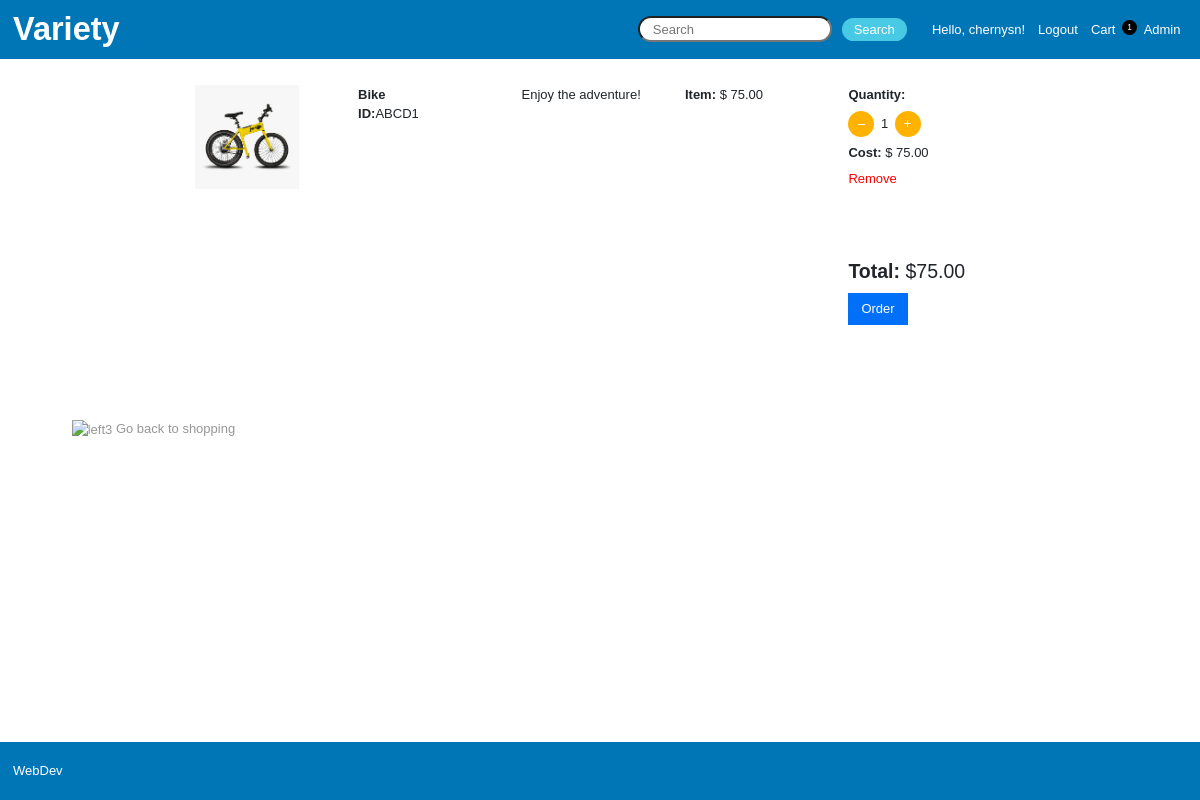
The app's page /cart (signed in) with its own data.
### new_shop/models.py (models this page shows, shortened)
class AddCart(models.Model):
    id = models.AutoField(auto_created=True, primary_key=True)
    quantity = models.IntegerField(default='0')
    product_id = models.ForeignKey(
        Product, on_delete=models.CASCADE, related_name='products', null=True)
    client = models.CharField(max_length=100, null=False)
    cart_objects = models.Manager()
    def total_price_per_item(self):
        total_price_per_item = self.quantity * self.product_id.price
        return total_price_per_item

class Product(models.Model):
    id = models.AutoField(auto_created=True, primary_key=True)
    name = models.CharField(max_length=500, null=False)
    description = models.CharField(max_length=500, null=False)
    calc_clicks = models.IntegerField(default='0')
    category_id = models.ManyToManyField(Category, related_name='categories')
    price = models.DecimalField(max_digits=100, decimal_places=2, null=False)
    on_sale = models.IntegerField(default=0,
                                  choices=[(i, i) for i in range(0, 101, 5)], null=False)
    image = models.ImageField(upload_to='uploads/')
    product_objects = models.Manager()

### new_shop/views.py (the view)
# urls.py: path('cart', views.cart, name='cart'),
def cart(request):
    all_categories = Category.category_objects.all()
    total_to_pay = 0
    my_cart = AddCart.cart_objects.all().order_by('-id')
    client = request.user
    my_cart = my_cart.filter(client=client)
    for item in my_cart:
        if item.product_id.on_sale > 0:
            total_per_item = item.discounted_price()
            total_to_pay = total_to_pay + total_per_item
        else:
            total_per_item = item.total_price_per_item()
            total_to_pay = total_to_pay + total_per_item
    return render(request, 'cart.html', {'all_categories': all_categories,  'my_cart': my_cart, 'total_to_pay': total_to_pay})

### new_shop/context_processors.py (called while the page is built)
def common_data(request):
    user = request.user
    num_items_cart = 0
    my_cart = AddCart.cart_objects.filter(client=user).order_by('-id')
    for item in my_cart:
        num_items_cart += item.quantity
    return {'num_items_cart': num_items_cart}

### new_shop/templates/cart.html (shortened to what this page needs)
{% extends 'index.html' %}
{% block body %}
<div class="central cart">
    <div class="cart-inner">
        <table>
            {% for item in my_cart %}
            <tr>
                <td>
                    <div class="cart-table-img"><img src=" {{item.product_id.image.url}}" alt="image">
                    </div>
                </td>
                <td>
                    <div><strong>{{item.product_id.name}}</strong></div>
                    <div><strong>ID:</strong>ABCD{{item.id}}</div>
                </td>
                <td class="hide">
                    <div>{{item.product_id.description}} </div>
                </td>
                <td>
                    <div><strong>Item:</strong> $
                        {{item.product_id.price}}</div>
                </td>
                <td>
                    <strong>Quantity:</strong>
                    <div style="display: flex; flex-direction: row; justify-content: flex-start; align-items: center; ">
                        <a href="{% url 'deduct_quantity' item.id %}">
                            <span class="m5 change-quantity" style="margin-right: 0.5em;">
                                &#8211; </span>
                        </a>
                        {{item.quantity}}
                        <a href="{% url 'add_quantity' item.id %}">
                            <span class="change-quantity m5" style="margin-left: 0.5em;">
                                &plus; </span>
                        </a>
                    </div>
                    <div>
                        <div><strong>Cost:</strong>
                            $ {{item.total_price_per_item|floatformat:2}}</div>
                    <div class="m5">
                        <a href="{% url 'delete_item' item.id %}" style="color: red;  text-decoration: none;">
                            Remove
                        </a>
                    </div>
                </td>
            </tr>
            {% endfor %}
            {% if my_cart %}
            <tr>
                <td></td>
                <td></td>
                <td class="hide"></td>
                <td></td>
                <td>
                    <div class="cart-total">
                        <div><strong>Total: </strong>
                            ${{total_to_pay|floatformat:2}}</div>
                        <div class="btn-order"> Order</div>
                    </div>
                </td>
            </tr>
            {% endif %}
        </table>
</div>
{% if my_cart %}
<div style="width: 90%; margin: 2em auto 3em auto;">
    <a href="{% url 'index' %}" style="color: #979797;"> <img width="20" height="20"
            src="https://img.icons8.com/android/24/979797/left3.png" alt="left3" /> Go back to shopping </a>
</div>
{% endif %}
</div>
{% endblock %}

### new_shop/templates/index.html (shortened to what this page needs)
{% load static %}
<!DOCTYPE html>
<html lang="en">
<head>
    <link rel="stylesheet" href="https://maxcdn.bootstrapcdn.com/bootstrap/4.0.0/css/bootstrap.min.css"
>
    <link rel="stylesheet" href="{% static 'css/nav-header-footer.css' %}">
    <link rel="stylesheet" href="{% static 'css/body.css' %}">
    <link rel="stylesheet" href="{% static 'css/admin.css' %}">
    <link rel="stylesheet" href="{% static 'css/cart.css' %}">
    <link rel="stylesheet" href="{% static 'css/login-registration.css' %}">
    <link rel="stylesheet" href="{% static 'css/product-card.css' %}">
    <link rel="stylesheet" href="{% static 'css/pricing-discounts.css' %}">
    <link rel="stylesheet" href="{% static 'css/product-details.css' %}">
    <link rel="stylesheet" href="{% static 'css/search-results.css' %}">
    <link rel="stylesheet" href="{% static 'css/media-queries.css' %}">
</head>
<body>
    <div class="header">
        <div class="left-bar">
            <div class="nav-brand">
                <a href="{% url 'index' %}"><b>Variety</b></a>
            </div>
        </div>
        <div class="nav-wrapper">
            <div class="central-bar">
                <span>
                    <form action="{% url 'search' %}" method="POST" class="right-bar-gap">
                        <input type="search" name="search" class="search-field" placeholder="Search" required
                            autocomplete="off">
                        <button type="submit"
                            style="width: 5em; height: 1.8em; border-radius: 1em; background-color: #48cae4; color: white; ">Search</button>
                    </form>
                </span>
            </div>
            <div class="right-bar">
                {% if not user.is_authenticated %}
                <a href="{% url 'login' %}" class="right-bar-gap">Login </a>
                <span style="display: flex; flex-direction: row;"><a href="{% url 'cart' %}"
                        class="right-bar-gap">Cart</a>
                    <div class="cart-num">{{num_items_cart}}</div>
                </span>
                {% else %}
                <span class="right-bar-gap nav-greet">Hello, {{user.username}}! </span>
                <a href="{% url 'logout' %}" class="right-bar-gap">Logout </a>
                <span style="display: flex; flex-direction: row;"><a href="{% url 'cart' %}"
                        class="right-bar-gap">Cart</a>
                    <div class="cart-num">{{num_items_cart}}</div>
                </span>
                {% endif %}
                {% if user.is_superuser %}
                <a href="{% url 'admin_manage' %}" class="right-bar-gap">Admin</a>
                {% endif %}
            </div>
        </div>
    </div>
    <div class="body">
        {% block body %}{% endblock body %}
    </div>
    <div class="footer">
        <a href="https://portfolio.chernysn.tech">WebDev</a>
    </div>
</body>
</html>

### new_shop/static/css/nav-header-footer.css (style rules this page uses)
html, body { margin: 0; padding: 0; width: 100%; font-size: 13px; font-family: Arial, Helvetica, sans-serif; min-height: 100vh; display: flex; flex-direction: column; }
.header, .footer { background-color: rgba(0, 118, 182); padding: 1em; width: 100%; height: 4.5em; box-sizing: border-box; color: white; display: flex; flex-direction: row; justify-content: space-between; align-items: center; }
.footer { margin: 2em 0 0 0; }
.header a, .footer a { text-decoration: none; color: white; }
.nav-wrapper { width: auto; display: flex; align-items: center; justify-content: flex-end; }
.left-bar { display: flex; flex-direction: row; align-items: center; }
.nav-brand { display: flex; flex-direction: row; align-items: center; font-size: 2.5em; }
.central-bar { width: auto; height: 100%; display: none; flex-direction: row; align-items: center; justify-content: flex-end; }
.search-field { width: calc(90% - 5em); height: 2em; border-radius: 1em; padding: 0 1em; margin: 0 0.5em; outline: none; }
.right-bar { display: flex; flex-direction: row; align-items: center; justify-content: flex-end; }
.right-bar-gap { margin: 0 0.5em; }
.cart-num { width: 1.8em; height: 1.8em; border-radius: 1em; color: white; background-color: black; display: flex; justify-content: center; align-items: center; font-size: 0.65em; }
.nav-greet { width: 100%; display: block; }
.nav-greet, .hide { display: none; }

### new_shop/static/css/body.css (style rules this page uses)
.body { flex: 1; }
.central { width: 100%; height: auto; display: flex; flex-direction: row; padding: 0 1em; }

### new_shop/static/css/cart.css (style rules this page uses)
.cart { display: flex; flex-direction: column; }
.cart-inner { display: flex; flex-direction: row; justify-content: space-around; width: 100%; padding: 0 0 0 0.5em; }
.cart-inner table { width: 100%; height: auto; margin: 2em 0 0 0; font-size: 0.85em; }
.cart-table-img { width: 4em; height: 4em; overflow: hidden; }
.cart-table-img img { width: 100%; height: auto; }
.cart-inner table tr td { height: 100%; vertical-align: top; padding: 0 0 1em 0; }
.cart-inner table tr td:nth-child(1) { width: 10%; display: none; }
.cart-inner table tr td:nth-child(2) { width: 20%; }
.cart-inner table tr td:nth-child(3) { width: 30%; }
.cart-inner table tr td:nth-child(4) { width: 28%; }
.cart-inner table tr td:nth-child(5) { width: 12%; }
.cart-total { width: 100%; margin: 1em auto; display: flex; flex-direction: column; align-items: flex-start; font-size: 1.2em; padding: 0; }
.btn-order { color: white; margin: 0.5em 0; cursor: pointer; border: none; font-weight: 400; background-color: rgb(1, 112, 248); padding: 0.5em 1em; width: auto; height: auto; font-size: 1rem; }
.change-quantity { width: 2em; height: 2em; border-radius: 1em; background-color: rgb(255, 179, 0); color: white; font-size: 1em; display: flex; justify-content: center; align-items: center; }
.m5 { margin: 0.5em auto; }
@media screen and (min-width: 1000px) { .cart-inner table { width: 70%; font-size: 1em; } }
@media screen and (min-width: 1000px) { .cart-total { padding: 1.5em 0; font-size: 1.5em; } }
@media screen and (min-width: 1000px) { .cart-table-img { width: 8em; height: 8em; overflow: hidden; } }
@media screen and (min-width: 1000px) { .cart-table-img img { width: 100%; height: auto; } }
@media screen and (min-width: 1000px) { .cart-inner table tr td:nth-child(1) { width: 20%; display: table-cell; } }
@media screen and (min-width: 1000px) { .cart-inner table tr td:nth-child(2) { width: 20%; } }
@media screen and (min-width: 1000px) { .cart-inner table tr td:nth-child(3) { width: 20%; } }
@media screen and (min-width: 1000px) { .cart-inner table tr td:nth-child(4) { width: 20%; } }
@media screen and (min-width: 1000px) { .cart-inner table tr td:nth-child(5) { width: 20%; } }

### new_shop/static/css/product-card.css (style rules this page uses)
button { width: 8em; height: 3em; cursor: pointer; border-radius: 2em; border: none; }

### new_shop/static/css/media-queries.css (style rules this page uses)
@media screen and (min-width: 600px) { .hide { display: table-cell; } }
@media screen and (min-width: 600px) { .central-bar { display: flex; } }
@media screen and (min-width: 1000px) { body { font-size: 13px; } }
@media screen and (min-width: 1000px) { .central-bar { display: flex; } }
@media screen and (min-width: 1000px) { .nav-greet { display: flex; } }

### records on screen
AddCart: product_id.image (picture), product_id.name "Bike", id "1", product_id.description "Enjoy the adventure!", product_id.price "75.00", quantity "1", total_price_per_item "75.00"

### other values on screen
{{ user.username }} "chernysn"
{{ num_items_cart }} "1"
{{ total_to_pay|floatformat:2 }} "75.00"
